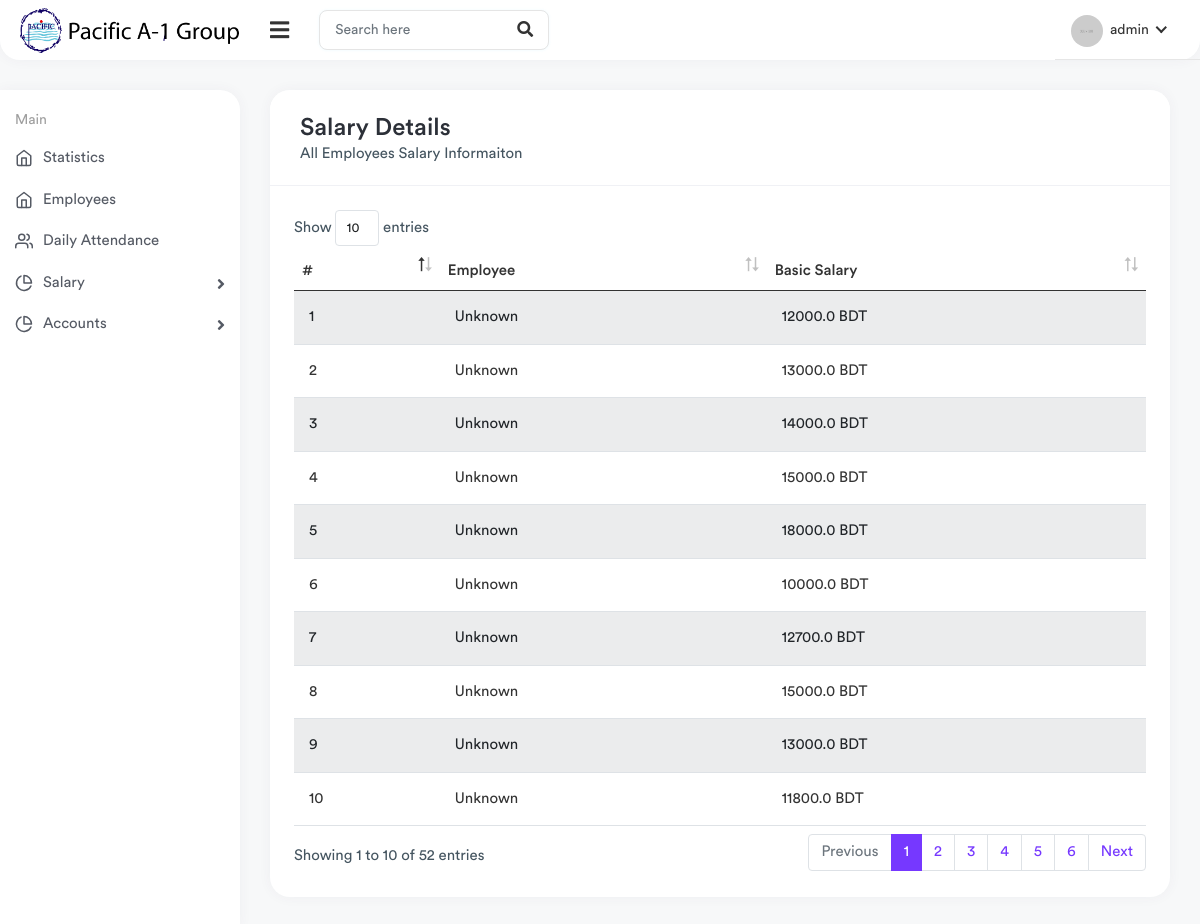
The page /salary/ (signed in) on the database its author committed.
### appuser/models.py (models this page shows, shortened)
class NewAppSalary(models.Model):
    id = models.AutoField(primary_key=True)
    employee = models.OneToOneField(HrEmployee, on_delete=models.CASCADE, blank=True, null=True)
    salary = models.FloatField(default=0.0)

### appuser/views.py (the view)
# urls.py: path('salary/', views.salary, name='salary'),
@login_required(login_url='/login/')
def salary(request):
    salary = NewAppSalary.objects.all()
    context = {
        'salaries': salary
    }
    return render(request, 'apps/dashboard/salary-details.html', context)

### appuser/templatetags/helpers_tags.py (called while the page is built)
@register.simple_tag
def get_username_from_userid(user_id):
    try:
        fname = HrEmployee.objects.get(id=user_id).emp_firstname
        lname = HrEmployee.objects.get(id=user_id).emp_lastname
        fullname = fname + " " + lname
        return fullname
    except HrEmployee.DoesNotExist:
        return 'Unknown'

### templates/apps/dashboard/salary-details.html (shortened to what this page needs)
{% extends "main.html" %}
{% load static %}
{% load helpers_tags %}
{% block content %}
<div class="col-sm-12">
    <div class="card">
        <div class="card-header">
            <h4 class="card-title">Salary Details</h4>
            <p class="card-text">
                All Employees Salary Informaiton
            </p>
        </div>
        <div class="card-body">
            <div class="table-responsive">
                <table class="datatable table table-striped">
                    <thead>
                        <tr>
                            <th>#</th>
                            <th>Employee</th>
                            <th>Basic Salary</th>
                        </tr>
                    </thead>
                    <tbody>
                        {% for details in salaries %}
                            <tr>
                                <td>{{ forloop.counter }}</td>
                                <td>{% get_username_from_userid details.employee_id %}</td>
                                <td>{{ details.salary }} BDT</td>
                            </tr>
                        {% endfor %}
                    </tbody>
                </table>
            </div>
        </div>
    </div>
</div>
{% endblock %}

### templates/main.html (shortened to what this page needs)
<!DOCTYPE html>
{% load static %}
<html lang="en">
    {% include "header.html" %}
    <body>
        <div class="main-wrapper">
			{% include "navbar.html" %}
			{% include "sidebar.html" %}
            <div class="page-wrapper">
                <div class="content container-fluid">
					<div class="row">
							{% block content %}{% endblock %}
					</div>
				</div>
			</div>
        </div>
	</body>
</html>

### templates/header.html (shortened to what this page needs)
{% load static %}
<head>
    <link rel="stylesheet" href='{% static "css/bootstrap.min.css" %}'>
    <link rel="stylesheet" href='{% static "plugins/fontawesome/css/fontawesome.min.css" %}'>
    <link rel="stylesheet" href='{% static "plugins/fontawesome/css/all.min.css" %}'>
    <link rel="stylesheet" href='{% static "plugins/datatables/datatables.min.css" %}'>
    <link rel="stylesheet" href="https://cdnjs.cloudflare.com/ajax/libs/toastr.js/latest/toastr.min.css">
    <link rel="stylesheet" href='{% static "css/style.css" %}'>
</head>

### templates/navbar.html (shortened to what this page needs)
{% load static %}
<div class="header">
    <div class="header-left">
        <a href="{% url 'dashboard' %}" class="logo">
            <img src='{% static "img/logo.png" %}' alt="Logo">
        </a>
    </div>
    <a href="javascript:void(0);" id="toggle_btn">
        <i class="fas fa-bars"></i>
    </a>
    <div class="top-nav-search">
        <form>
            <input type="text" class="form-control" placeholder="Search here">
            <button class="btn" type="submit"><i class="fas fa-search"></i></button>
        </form>
    </div>
    <ul class="nav nav-tabs user-menu">
        <li class="nav-item dropdown has-arrow main-drop">
            <a href="#" class="dropdown-toggle nav-link" data-bs-toggle="dropdown">
                <span class="user-img">
                    <img src="assets/img/profiles/avatar-01.jpg" alt="">
                </span>
                <span>{{ user.get_username }}</span>
            </a>
        </li>
    </ul>
</div>

### templates/sidebar.html (shortened to what this page needs)
<div class="sidebar" id="sidebar">
    <div class="sidebar-inner slimscroll">
        <div id="sidebar-menu" class="sidebar-menu">
            <ul>
                <li class="menu-title"><span>Main</span></li>
                <li>
                    <a href="{% url 'statistics' %}"><i data-feather="home"></i> <span> Statistics</span></a>
                </li>
                <li>
                    <a href="{% url 'dashboard' %}"><i data-feather="home"></i> <span> Employees</span></a>
                </li>
                <li>
                    <a href="{% url 'attendance' %}"><i data-feather="users"></i> <span>Daily Attendance</span></a>
                </li>
                <li class="submenu">
                    <a href="#"><i data-feather="pie-chart"></i> <span> Salary</span> <span class="menu-arrow"></span></a>
                </li>
                <li class="submenu">
                    <a href="#"><i data-feather="pie-chart"></i> <span> Accounts</span> <span class="menu-arrow"></span></a>
                </li>
            </ul>
        </div>
    </div>
</div>

### templates/footer.html (shortened to what this page needs)
    {% load static %}

### rows shown on the page
NewAppSalary: employee "Unknown", salary "12000.0"
NewAppSalary: employee "Unknown", salary "13000.0"
NewAppSalary: employee "Unknown", salary "14000.0"
NewAppSalary: employee "Unknown", salary "15000.0"
NewAppSalary: employee "Unknown", salary "18000.0"
NewAppSalary: employee "Unknown", salary "10000.0"
NewAppSalary: employee "Unknown", salary "12700.0"
NewAppSalary: employee "Unknown", salary "15000.0"
NewAppSalary: employee "Unknown", salary "13000.0"
NewAppSalary: employee "Unknown", salary "11800.0"

### other values the page prints
{{ user.get_username }} "admin"
